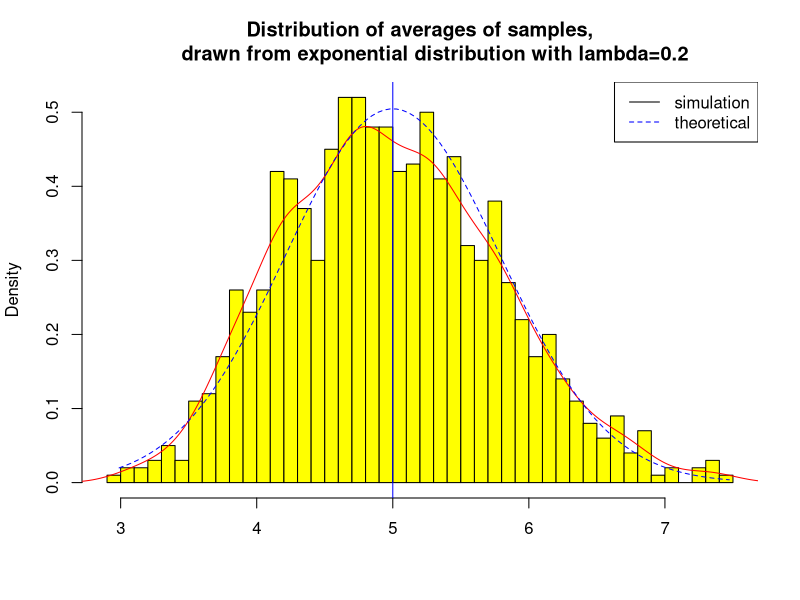
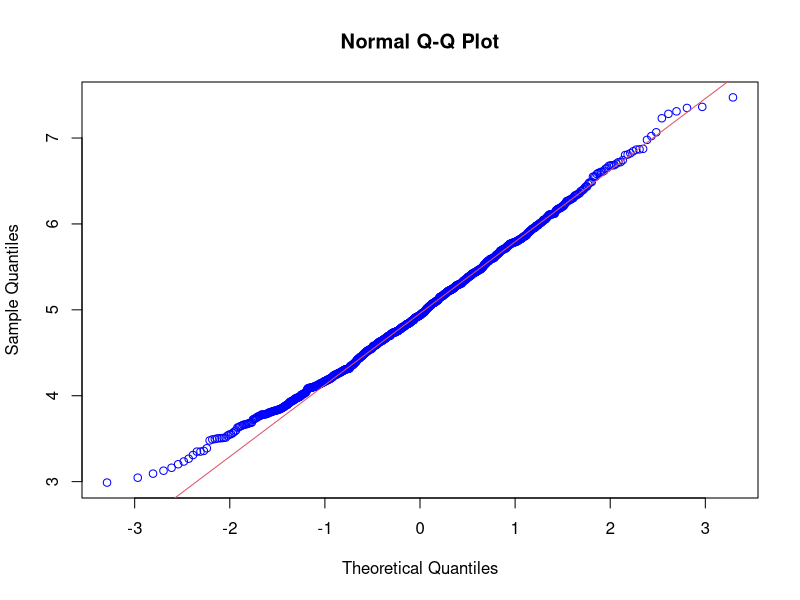
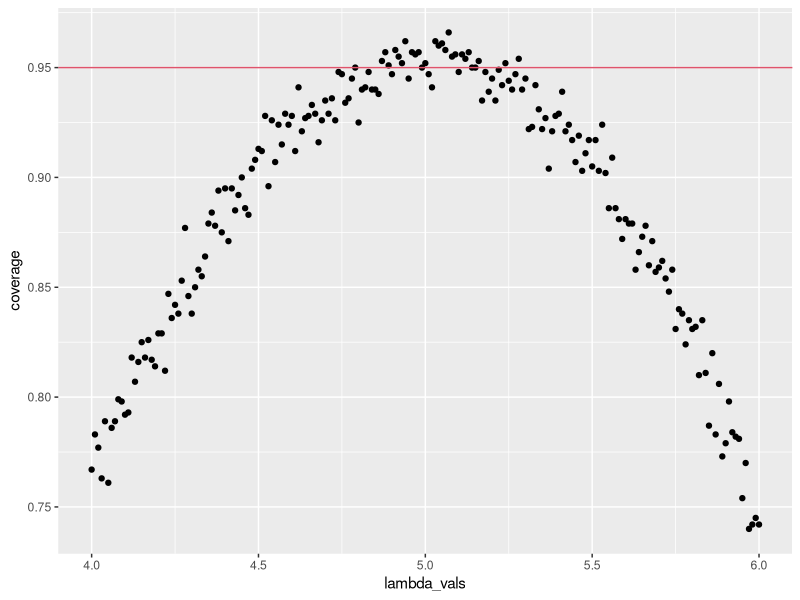

Generate these figures, in order, with R:
## ---- chunk 1
# Set seed
set.seed(3)
lambda <- 0.2
# We perform 1000 simulations with 40 samples 
sample_size <- 40
simulations <- 1000

# Lets do 1000 simulations
simulated_exponentials <- matrix(rexp(simulations*sample_size, rate=lambda), simulations, sample_size)
# Averages of 40 exponentials
row_means <- rowMeans(simulated_exponentials)
## ---- chunk 2
# mean of distribution of averages of 40 exponentials
mean(row_means)
# mean from analytical expression
1/lambda
## ---- chunk 3
# plot the histogram of averages
hist(row_means, breaks=50, prob=TRUE,
     main="Distribution of averages of samples,
     drawn from exponential distribution with lambda=0.2",
     xlab="", col="yellow")
# density of the averages of samples
lines(density(row_means), col="red")

# theoretical center of distribution
abline(v=1/lambda, col="blue")
# theoretical density of the averages of samples
xfit <- seq(min(row_means), max(row_means), length=100)
yfit <- dnorm(xfit, mean=1/lambda, sd=(1/lambda/sqrt(sample_size)))
lines(xfit, yfit, pch=22, col="blue", lty=2)

# add legend
legend('topright', c("simulation", "theoretical"), lty=c(1,2), col=c("black", "blue"))
## ---- chunk 4
# standard deviation of distribution of averages of 40 exponentials
sd(row_means)
# standard deviation from analytical expression
(1/lambda)/sqrt(sample_size)

# Variance of the sample mean
var(row_means)
# Theoritcal variance of the distribution
1/((0.2*0.2) * 40)
## ---- chunk 5
# use qqplot and qqline to compare the distribution of averages of 40 exponentials to a normal distribution
qqnorm(row_means, col="blue")
qqline(row_means, col = 2)
## ---- chunk 6
# Evaluate coverage of the confidence interval
lambda_vals <- seq(4, 6, by=0.01)
coverage <- sapply(lambda_vals, function(lamb) {
    mu_hats <- rowMeans(matrix(rexp(sample_size*simulations, rate=0.2),
                               simulations, sample_size))
    ll <- mu_hats - qnorm(0.975) * sqrt(1/lambda**2/sample_size)
    ul <- mu_hats + qnorm(0.975) * sqrt(1/lambda**2/sample_size)
    mean(ll < lamb & ul > lamb)
})

# Plot coverage
library(ggplot2)
qplot(lambda_vals, coverage) + geom_hline(yintercept=0.95, col=2)
